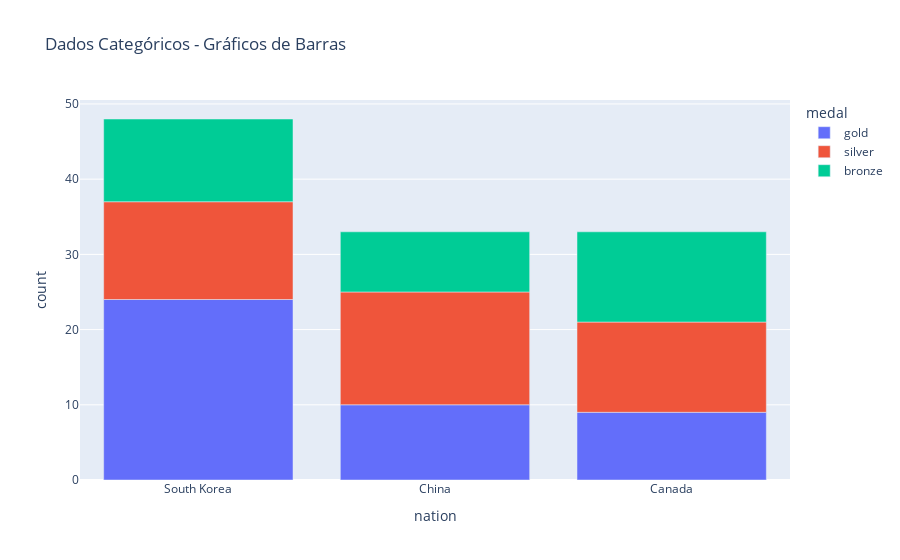

Source (notebook cell):
### Code cell
long_df = px.data.medals_long()
fig = px.bar(
    long_df,
    x="nation",
    y="count",
    color="medal",
    title="Dados Categóricos - Gráficos de Barras",
)

fig.show()

### Figure 1 — Plotly figure (JSON) as saved in the notebook; plotly's stock layout.template omitted (floating-point values rounded to 4 significant figures)
{"data": [{"alignmentgroup": "True", "hovertemplate": "medal=gold<br>nation=%{x}<br>count=%{y}<extra></extra>", "legendgroup": "gold", "marker": {"color": "#636efa", "pattern": {"shape": ""}}, "name": "gold", "offsetgroup": "gold", "orientation": "v", "showlegend": true, "textposition": "auto", "type": "bar", "x": ["South Korea", "China", "Canada"], "xaxis": "x", "y": [24, 10, 9], "yaxis": "y"}, {"alignmentgroup": "True", "hovertemplate": "medal=silver<br>nation=%{x}<br>count=%{y}<extra></extra>", "legendgroup": "silver", "marker": {"color": "#EF553B", "pattern": {"shape": ""}}, "name": "silver", "offsetgroup": "silver", "orientation": "v", "showlegend": true, "textposition": "auto", "type": "bar", "x": ["South Korea", "China", "Canada"], "xaxis": "x", "y": [13, 15, 12], "yaxis": "y"}, {"alignmentgroup": "True", "hovertemplate": "medal=bronze<br>nation=%{x}<br>count=%{y}<extra></extra>", "legendgroup": "bronze", "marker": {"color": "#00cc96", "pattern": {"shape": ""}}, "name": "bronze", "offsetgroup": "bronze", "orientation": "v", "showlegend": true, "textposition": "auto", "type": "bar", "x": ["South Korea", "China", "Canada"], "xaxis": "x", "y": [11, 8, 12], "yaxis": "y"}], "layout": {"barmode": "relative", "legend": {"title": {"text": "medal"}, "tracegroupgap": 0}, "title": {"text": "Dados Categóricos - Gráficos de Barras"}, "xaxis": {"anchor": "y", "domain": [0, 1], "title": {"text": "nation"}}, "yaxis": {"anchor": "x", "domain": [0, 1], "title": {"text": "count"}}}}
